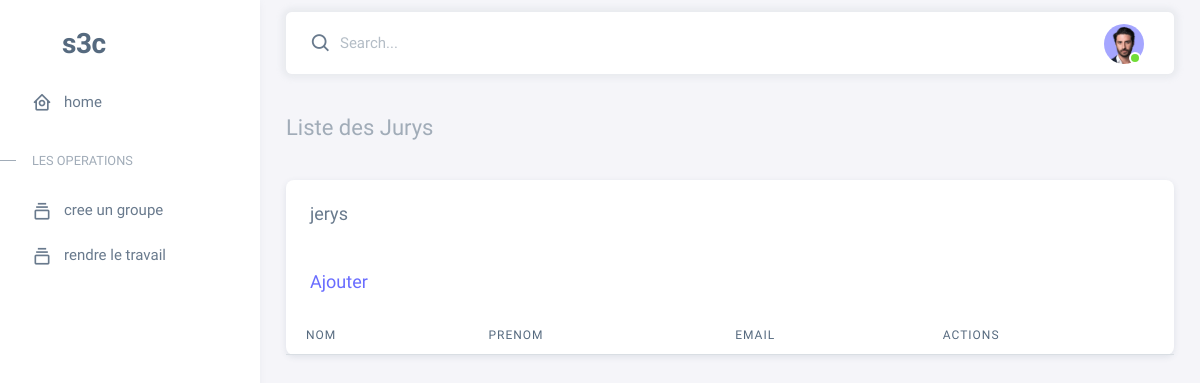
Before: /liste_jury/ with the older database file.
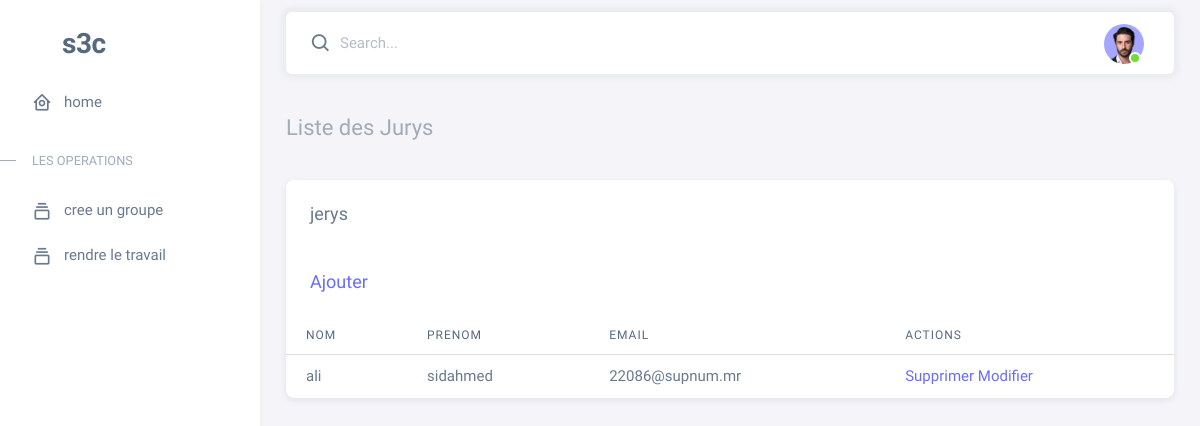
After: the same page with the newer database file.
### main/models.py (models this page shows)
class Jery(models.Model):
    nom = models.CharField(max_length=255)
    prénom = models.CharField(max_length=255)
    email = models.EmailField(unique=True)

### tach1/views.py (the view)
# urls.py: path('liste_jury/',views.liste_jury,name='liste_jury'),
def liste_jury(request):
    jurys = Jery.objects.all()
    return render(request, 'jury/liste_jury.html', {'jurys': jurys})

### tach1/templates/jury/liste_jury.html
{% extends 'navbar.html' %}
{% block content %}
<div class="content-wrapper">
    <div class="container-xxl flex-grow-1 container-p-y">
      <h4 class="py-3 mb-4"><span class="text-muted fw-light">Liste des Jurys</h4>
              <div class="card">
                <h5 class="card-header"> jerys</h5>
                <h5 class="card-header">
                  <a href="{% url 'creation_jury' %}">Ajouter</a>
                </h5>
                <div class="table-responsive text-nowrap">
                  <table class="table table-hover">
                    <thead>
                      <tr>
                        <th>Nom</th>
                        <th>Prenom</th>
                        <th>email</th>
                        <th>Actions</th>
                      </tr>
                    </thead>
                    <tbody class="table-border-bottom-0">
                      {% for jury in jurys %}
                      <tr>
                          <td>{{ jury.nom }}</td>
                          <td> {{ jury.prénom }}</td>
                          <td>{{ jury.email }}</td>
                          <td>
                            <a href="{% url 'supprimer_jury' jury.id %}">Supprimer</a>
                            <a href="{% url 'modifier_jury' jury.id %}">Modifier</a>
                          </td>
                      </tr>
                      {% endfor %}
                    </tbody>
                  </table>
                </div>
              </div>
              </div>
              </div>
              </div>
{% endblock content %}

Changed rows visible on the page:
added Jery: nom "ali", prénom "sidahmed", email "22086@supnum.mr"
